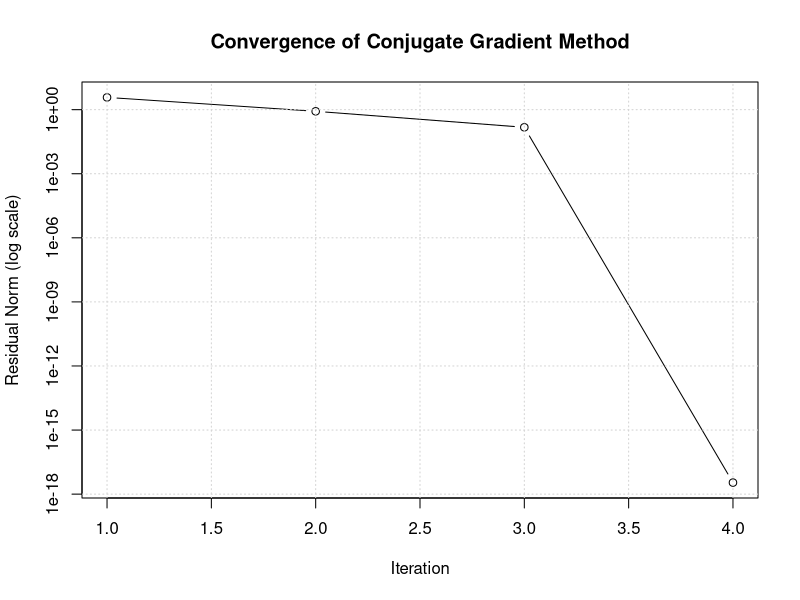

The R script that drew this image:
# Conjugate Gradient Solver
conjugate_gradient <- function(A, b, x0 = rep(0, length(b)), tol = 1e-10, max_iter = 100) {
  x <- x0
  r <- b - A %*% x
  p <- r
  rsold <- t(r) %*% r
  residuals <- numeric(max_iter + 1)
  residuals[1] <- sqrt(rsold)
  
  for (iter in 1:max_iter) {
    Ap <- A %*% p
    alpha <- as.numeric(rsold / (t(p) %*% Ap))
    x <- x + alpha * p
    r <- r - alpha * Ap
    rsnew <- t(r) %*% r
    residuals[iter + 1] <- sqrt(rsnew)
    
    # Check for convergence
    if (sqrt(rsnew) < tol) {
      residuals <- residuals[1:(iter + 1)]
      break
    }
    
    p <- r + as.numeric(rsnew / rsold) * p
    rsold <- rsnew
  }
  
  list(x = as.vector(x), iterations = iter, residuals = residuals)
}

# Define the system
A <- matrix(c(4, -1, 0, 
              -1, 4, -1, 
              0, -1, 4), nrow = 3, byrow = TRUE)
b <- c(1, 2, 3)

# Solve using our CG implementation
cg_result <- conjugate_gradient(A, b)

# Solve using R's solve function for validation
x_direct <- solve(A, b)

# Print results
cat("Our Conjugate Gradient Solution:\n")
print(cg_result$x)
cat("Number of iterations:", cg_result$iterations, "\n\n")

cat("Direct Solution (solve(A, b)):\n")
print(x_direct)
cat("\n")

# Compute error
error <- norm(cg_result$x - x_direct, type = "2")
cat("Error between CG and direct solution:", error, "\n")

# Plot convergence
plot(cg_result$residuals, type = "b", log = "y", 
     xlab = "Iteration", ylab = "Residual Norm (log scale)",
     main = "Convergence of Conjugate Gradient Method")
grid()
